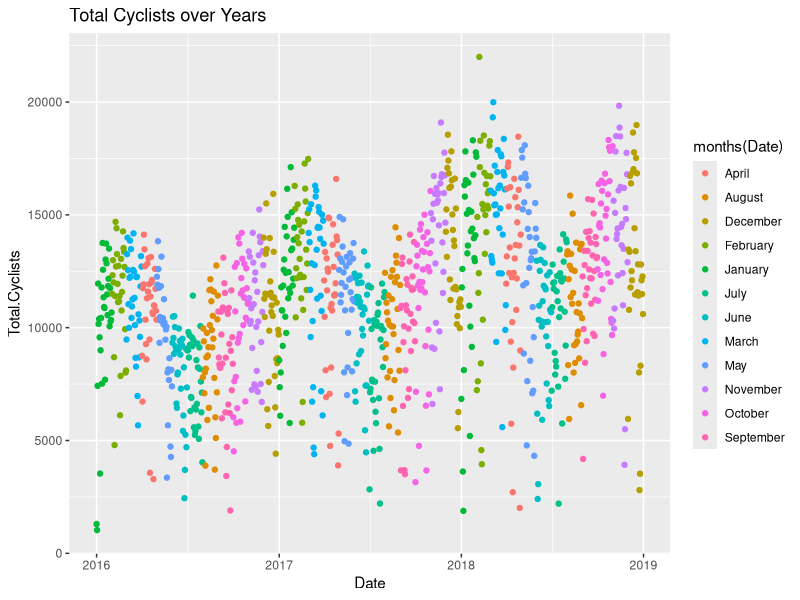
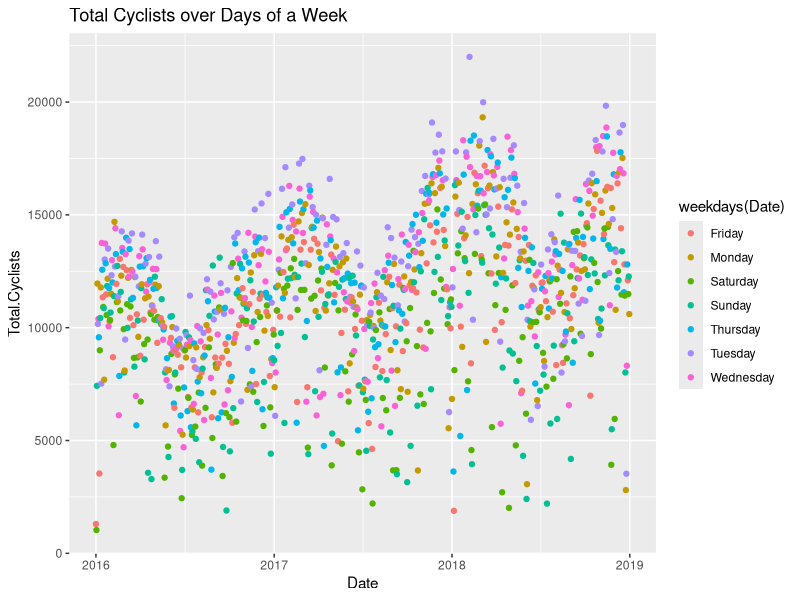
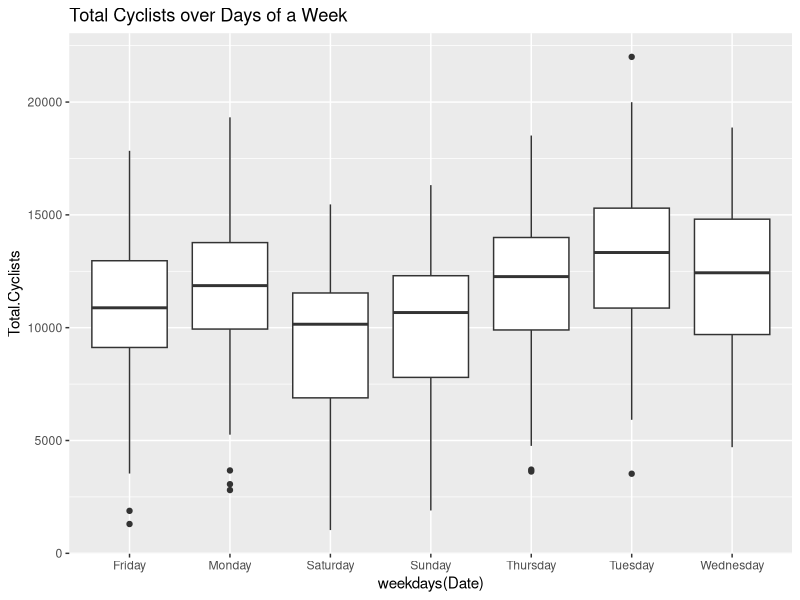
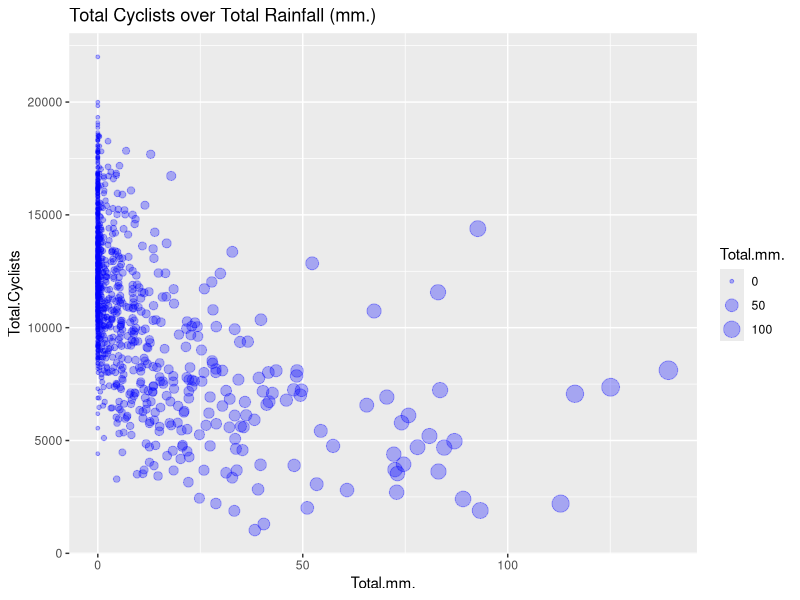
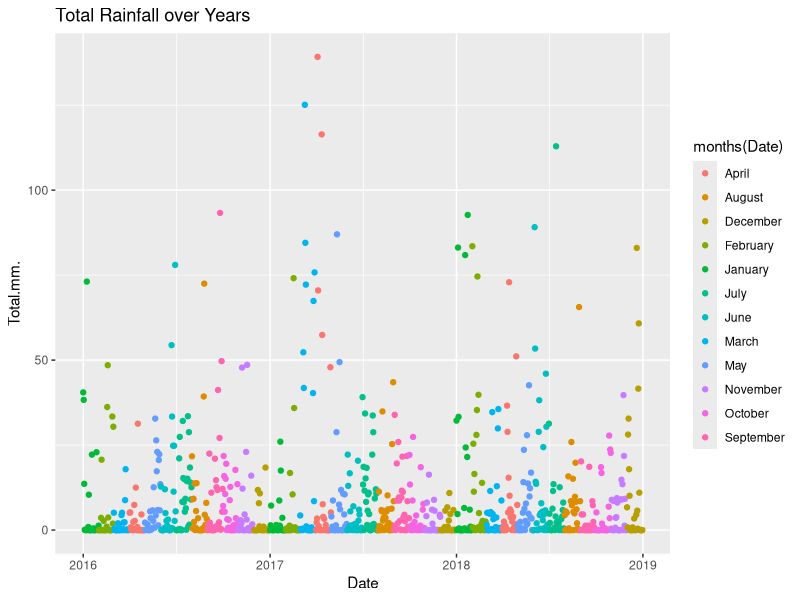
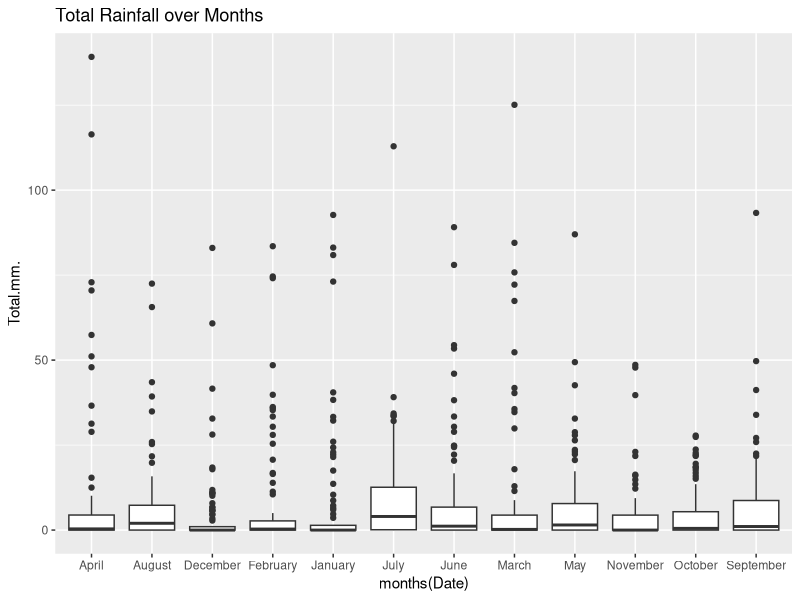

These figures' R source, in order:
## ---- chunk 1
knitr::opts_chunk$set(echo = TRUE)
## ---- chunk 2
library(tidyverse)

cycling_16 <- read.csv("./datasets/dailyakldcyclecountdata2016_updated.csv")  # daily cycling data in 2016
cycling_17 <- read.csv("./datasets/dailyakldcyclecountdata2017_1.csv")  # daily cycling data in 2017 
cycling_18 <- read.csv("./datasets/dailyakldcyclecountdata2018.csv")  # daily cycling data in 2018

# We only eliminate needless description from the original txt's
rainfall_16_17 <- read.csv("./datasets/rain2016-17_modified.txt")  # hourly rainfall data in 2016 and 2017
rainfall_18 <- read.csv("./datasets/rain2018_modified.txt")  # hourly rainfall data in 2018
## ---- chunk 3
head(rainfall_16_17)
head(rainfall_18)
## ---- chunk 4
rainfall_16_17_18 <-  rbind(rainfall_16_17, rainfall_18)
dim(rainfall_16_17_18)
## ---- chunk 5
rainfall <- rainfall_16_17_18 %>%
  group_by(Date.NZST.) %>%
  summarise(Total.mm. = sum(Amount.mm.), 
            Hours.with.Rain. = sum(Amount.mm.) / 24) 

rainfall
## ---- chunk 6
interset_16_17 <- intersect(colnames(cycling_16), colnames(cycling_17))
interset_17_18 <- intersect(colnames(cycling_17), colnames(cycling_18))
interset_16_17_18 <- intersect(interset_16_17, interset_17_18)

interset_16_17_18
## ---- chunk 7
diff_16 <- colnames(cycling_16)[!(colnames(cycling_16) %in% interset_16_17_18)]
diff_17 <- colnames(cycling_17)[!(colnames(cycling_17) %in% interset_16_17_18)]
diff_18 <- colnames(cycling_18)[!(colnames(cycling_18) %in% interset_16_17_18)]

diff_16
diff_17
diff_18
## ---- chunk 8
cycling_tmp <- bind_rows(cycling_16, cycling_17, cycling_18)

cycling_tmp[is.na(cycling_tmp)] <- ""  # replace "NA" with ""

dim(cycling_tmp)
## ---- chunk 9
cycling <- cycling_tmp %>%
  unite(Curran.Street.Cyclists, c(Curran.St.total, Curran.Street.Total, Curran.Street.Total.Cyclists), sep = "", remove = TRUE, na.rm=TRUE) %>%
  unite(Domain.Road.Cyclists, c(Dominion.Road..near.View.Rd..Total.Cyclists, Dominion.Road.Total.Cyclists), sep = "", remove = TRUE, na.rm=TRUE) %>%
  unite(East.Coast.Road.Cyclists, c(East_Coast_Road.Cyclists, East.Coast.Road.Cyclists), sep = "", remove = TRUE, na.rm=TRUE) %>%
  unite(Great.North.Road.Cyclists, c(Great.North.Rd, Great.North.Road.Cyclists, Great.North.Rd.Total), sep = "", remove = TRUE, na.rm=TRUE) %>%
  unite(Great.South.Road.Cyclists, c(Great.South.Road.Total, Great.South.Road.Total.Cyclists), sep = "", remove = TRUE, na.rm=TRUE) %>%
  unite(Lagoon.Drive.Cyclists, c(Lagoon_Drive.Cyclists, Lagoon.Drive.Cyclists), sep = "", remove = TRUE, na.rm=TRUE) %>%
  unite(Lake.Road.Cyclists, c(Lake.Road.Total, Lake.Road.Total.Cyclists), sep = "", remove = TRUE, na.rm=TRUE)

n_row <- dim(cycling)[1]
cycling <- cycling[1 : (n_row - 1),]  # drop the last row

# We need to convert data type form string to int
cycling <- type.convert(cycling[1 : (n_row - 1),], numerals = c("allow.loss", "warn.loss", "no.loss"))

dim(cycling)
## ---- chunk 10
n_col <- dim(cycling)[2]
cycling$Total.Cyclists <- rowSums(cycling[, 2 : n_col], na.rm = TRUE)

head(cycling$Total, 10)
## ---- chunk 11
library(lubridate)

# My system seems not work if miss the settings, the link below helps me fix the problem
# https://stackoverflow.com/questions/15566875/as-date-returning-na-while-converting-from-ddmmmyyyy
lct <- Sys.getlocale("LC_TIME"); Sys.setlocale("LC_TIME", "C")
cycling$Date <- as.Date(cycling$Date, "%a %d %b %Y")  
Sys.setlocale("LC_TIME", lct)

rainfall$Date.NZST. <- ymd(rainfall$Date.NZST.)
## ---- chunk 12
head(cycling$Date)
head(rainfall$Date.NZST.)
## ---- chunk 13
cycling_rainfall <- merge(cycling, rainfall, by.x = c("Date"), by.y = c("Date.NZST."))
## ---- chunk 14
cycling_rainfall <- cycling_rainfall[, c("Date", "Total.Cyclists", "Total.mm.", "Hours.with.Rain.")]

head(cycling_rainfall)
## ---- chunk 15
ggplot(cycling_rainfall, mapping = aes(x = Date, y = Total.Cyclists)) +
  geom_point(mapping = aes(color = months(Date))) + 
  ggtitle("Total Cyclists over Years")
## ---- chunk 16
ggplot(cycling_rainfall, mapping = aes(x = Date, y = Total.Cyclists)) +
  geom_point(mapping = aes(color = weekdays(Date))) + 
  ggtitle("Total Cyclists over Days of a Week")
## ---- chunk 17
ggplot(cycling_rainfall, mapping = aes(x = weekdays(Date), y = Total.Cyclists)) +
  geom_boxplot() + 
  ggtitle("Total Cyclists over Days of a Week")
## ---- chunk 18
ggplot(cycling_rainfall, mapping = aes(x = Total.mm., y = Total.Cyclists)) +
  geom_point(mapping = aes(size = Total.mm.), color = "blue", alpha = 0.3) + 
  ggtitle("Total Cyclists over Total Rainfall (mm.)")
## ---- chunk 19
ggplot(cycling_rainfall, mapping = aes(x = Date, y = Total.mm.)) +
  geom_point(mapping = aes(color = months(Date))) + 
  ggtitle("Total Rainfall over Years")
## ---- chunk 20
ggplot(cycling_rainfall, mapping = aes(x = months(Date), y = Total.mm.)) +
  geom_boxplot() + 
  ggtitle("Total Rainfall over Months")
## ---- chunk 21
# https://stackoverflow.com/questions/9500114/find-which-season-a-particular-date-belongs-to

season <- function(DATES) {
    WS <- as.Date("2012-12-15", format = "%Y-%m-%d") # Winter Solstice
    SE <- as.Date("2012-3-15",  format = "%Y-%m-%d") # Spring Equinox
    SS <- as.Date("2012-6-15",  format = "%Y-%m-%d") # Summer Solstice
    FE <- as.Date("2012-9-15",  format = "%Y-%m-%d") # Fall Equinox

    # Convert dates from any year to 2012 dates
    d <- as.Date(strftime(DATES, format="2012-%m-%d"))

    ifelse (d >= WS | d < SE, "Winter",
      ifelse (d >= SE & d < SS, "Spring",
        ifelse (d >= SS & d < FE, "Summer", "Fall")))
}
## ---- chunk 22
model_with_season <-  lm(Total.Cyclists~year(Date) + season(Date) + day(Date) + Total.mm., data = cycling_rainfall)
coef(summary(model_with_season))
## ---- chunk 23
model_with_month <-  lm(Total.Cyclists~year(Date) + month(Date) + day(Date) + Total.mm., data = cycling_rainfall)
coef(summary(model_with_month))
